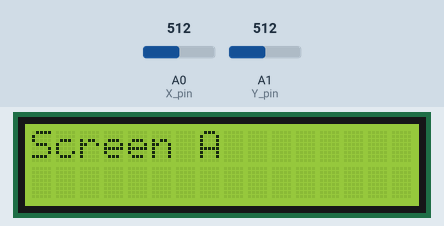
This sketch was run on a simulated Arduino Uno, built with avr-gcc and run on an emulated ATmega328P. On the bench: 16×2 character LCD. The test bench sets the inputs (shaded band); at power-on: A0 (X_pin) = 512, A1 (Y_pin) = 512.

Above: at 1.2 s.
1.3 s: A0 (X_pin) set to 993
2.8 s: A0 (X_pin) set to 1008
At 4.4 s:
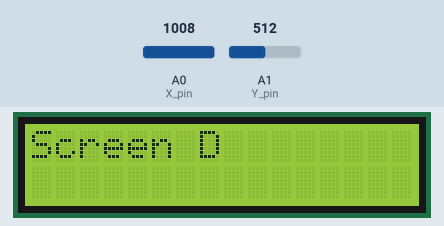
4.7 s: A0 (X_pin) set to 54
6.2 s: A0 (X_pin) set to 44
At 7.9 s:
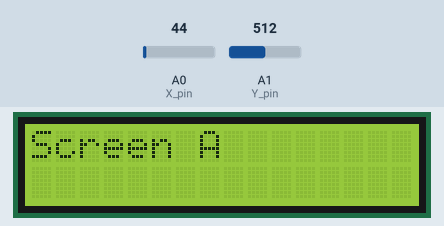
8.2 s: A0 (X_pin) set to 1010
At 8.42 s:
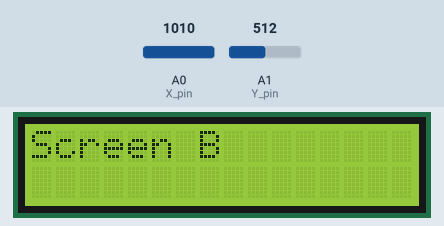
Timing chart, 0 to 11.2 s (numbered marks = the images above; inputs shaded):
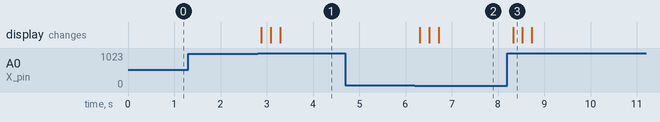

The sketch:

simple_menu.ino
```cpp
#include <LiquidCrystal.h> // LIBRARY TO ACCESS THE LCD DISPLAY

const int rs = 13, en = 12, d4 = 11, d5 = 10, d6 = 9, d7 = 8;
LiquidCrystal lcd(rs, en, d4, d5, d6, d7); // Sets up which pins go to the LCD display
int menuCount = 0;

const int SW_pin = 7; // digital pin connected to SW
const int X_pin = 0; // analog pin connected to VRx
const int Y_pin = 1; // analog pin connected to VRy
float joystickX = 0.0;
float joystickY = 0.0;

void setup() {
  Serial.begin(9600); // opens serial port, sets data rate to 9600 bps
  lcd.begin(16, 2); // set up the LCD's number of columns and rows

  pinMode(SW_pin, INPUT);
  digitalWrite(SW_pin, HIGH);
  Serial.begin(9600);
}

void loop() {
  joystickX = analogRead(X_pin);
  joystickY = analogRead(Y_pin);

  if (joystickX > 1000) {
    menuCount = menuCount + 1;
    if (menuCount > 3) {
      menuCount = 3;
    }
  }
  else if (joystickX < 50) {
    menuCount = menuCount - 1;
    if (menuCount < 0) {
      menuCount = 0;
    }
  }

  else {
    menuCount = menuCount;
  }

  switch (menuCount) {
    case 0:
      lcd.setCursor(0, 0);
      lcd.print("Screen A ");
      break;

    case 1:
      lcd.setCursor(0, 0);
      lcd.print("Screen B ");
      break;

    case 2:
      lcd.setCursor(0, 0);
      lcd.print("Screen C ");
      break;

    case 3:
      lcd.setCursor(0, 0);
      lcd.print("Screen D ");
      break;
  }

  delay(200);

}
```

Measured:
- the behaviour switches between 1000 and 1001 on A0 (X_pin) (found by bisection; images 0 and 1)
- the behaviour switches between 50 and 49 on A0 (X_pin) (found by bisection; images 1 and 2)
- after the input at 1.3 s, every drawn part: stays the same
- after the input at 2.8 s, the display: first changes after 0.09 s (image 1 shows a later state)
- after the input at 4.7 s, every drawn part: stays the same
- after the input at 6.2 s, the display: first changes after 0.11 s (image 2 shows a later state)
- after the input at 8.2 s, the display: changes after 0.13 s (image 3)
